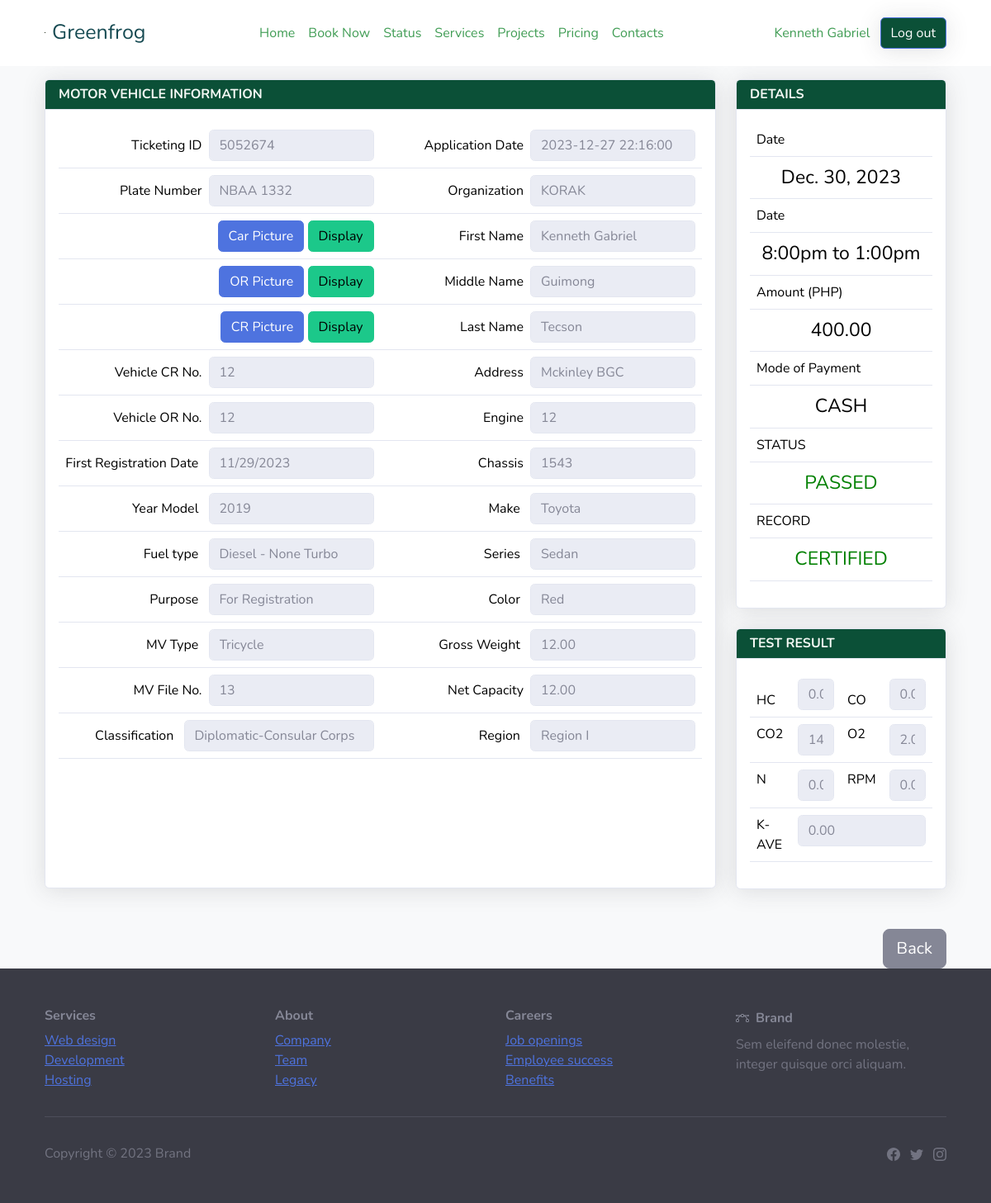
The app's page /view-booking-doned.php?id=2 (signed in), older data.
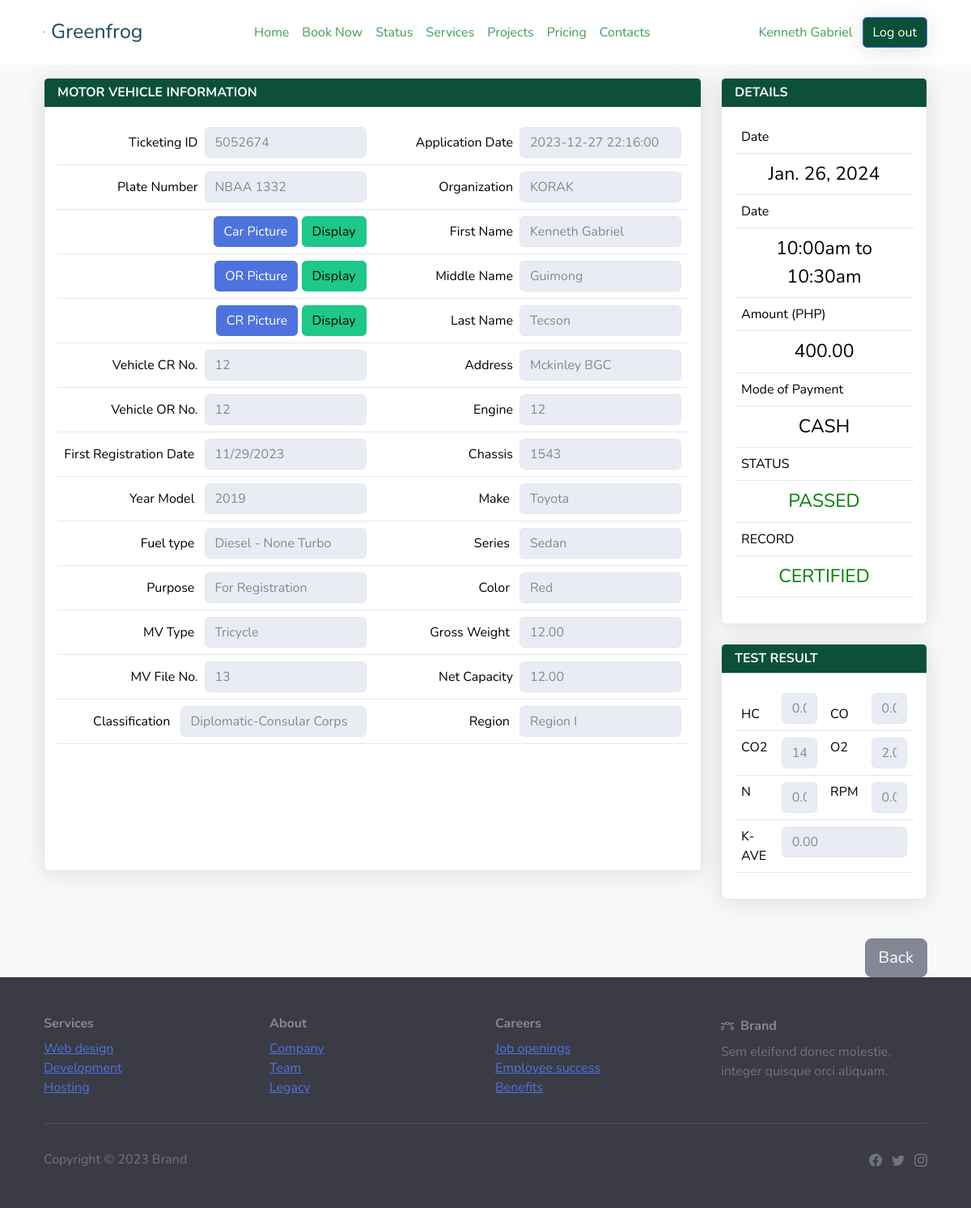
The same page, newer data.
### tables this page shows
CREATE TABLE `schedule_list` (
  `id` int(30) NOT NULL,
  `title` text NOT NULL,
  `description` text NOT NULL,
  `qty_of_person` int(23) NOT NULL,
  `reserve_count` int(23) NOT NULL DEFAULT 0,
  `price_3` decimal(10,2) NOT NULL DEFAULT 0.00,
  `price_2` decimal(10,2) NOT NULL,
  `price_1` decimal(10,2) NOT NULL DEFAULT 0.00,
  `start_datetime` datetime NOT NULL,
  `end_datetime` datetime DEFAULT NULL,
  `availability` varchar(10) NOT NULL DEFAULT 'available'
);

### view-booking-doned.php (the view, shortened to what the changed rows need)
<?php
include("connect/connection.php");
if (isset($_GET['id'])) {
    $bookingId = $_GET['id'];
    $bookingQuery = $connect->prepare("SELECT * FROM car_emission WHERE id = ?");
    $bookingQuery->bind_param("i", $bookingId);
    $bookingQuery->execute();
    $bookingResult = $bookingQuery->get_result();
    $bookingDetails = $bookingResult->fetch_assoc();
    $event_id = $bookingDetails['event_id'];
    $scheduleQuery = $connect->prepare("SELECT * FROM schedule_list WHERE id = ?");
    $scheduleQuery->bind_param("i", $event_id);
    $scheduleQuery->execute();
    $scheduleResult = $scheduleQuery->get_result();
    $scheduleDetails = $scheduleResult->fetch_assoc();
    $testResultQuery = $connect->prepare("SELECT * FROM test_result WHERE booking_id = ?");
    $testResultQuery->bind_param("i", $bookingId);
    $testResultQuery->execute();
    $testResultResult = $testResultQuery->get_result();
    $testResultDetails = $testResultResult->fetch_assoc();
} else {
    header('Location: schedule-status.php');
    exit();
}
?>
<!DOCTYPE html>
<html data-bs-theme="light" lang="en">
<head>
    <link rel="stylesheet" href="admin/assets/bootstrap/css/bootstrap.min.css">
</head>
<body style=" background-color: #f8f9fa;">
    <div class="container mt-3">
                    <form    method="POST"  name="bookingForm">
                    <div class="row">
                        <div class="col-lg-3">
                        <div class="">
                       <div class="card shadow mb-4">
    <div class="card-body">
        <div class="table-responsive">
            <table class="table">
                <tbody>
                <tr>
                        <th><span style="font-weight: normal !important;">Date</span></th>
                    </tr>
                    <tr>
                       <td class="text-center" style="font-size: 23px;"><?php echo date('M. j, Y', strtotime( $scheduleDetails['start_datetime'])); ?></td>
                    </tr>
                <tr>
                        <th><span style="font-weight: normal !important;">Date</span></th>
                    </tr>
                    <tr>
                       <td class="text-center" style="font-size: 23px;"><?php echo date('g:ia', strtotime( $scheduleDetails['start_datetime'])) . ' to ' . date('g:ia', strtotime( $scheduleDetails['end_datetime'])); ?></td>
                    </tr>
                <tr>
                        <th><span style="font-weight: normal !important;">Amount (PHP)</span></th>
                    </tr>
                    <tr>
    <th><span style="font-weight: normal !important;">Mode of Payment</span></th>
</tr>
                    <tr>
    <th><span style="font-weight: normal !important;">STATUS</span></th>
</tr>
<tr>
    <th><span style="font-weight: normal !important;">RECORD</span></th>
</tr>
                </tbody>
            </table>
        </div>
    </div>
</div>
<div class="card shadow mb-4">
    <div class="card-body">
    <div class="table-responsive">
        <table class="table">
            <thead>
                <tr>
                    <th><span style="font-weight: normal !important;" >HC</span></th>
                    <th><input id="hcInput" type="text" class="form-control" style="width: 100%;" value="<?php echo $testResultDetails['HC']; ?>" readonly disabled></th>
                    <th><span style="font-weight: normal !important;">CO</span></th>
                    <th> <input id="coInput" type="text" class="form-control" style="width: 100%;" value="<?php echo $testResultDetails['CO']; ?>"  readonly disabled></th>
                </tr>
            </thead>
        </table>
    </div>
</div>
</div>
</div>
                      </div>
                </div>
            </div>
</body>
</html>

Row changes from the older to the newer data that the page shows:
removed schedule_list: start_datetime "Dec. 30, 2023", start_datetime "8:00pm", end_datetime "1:00pm"
added schedule_list: start_datetime "Jan. 26, 2024", start_datetime "10:00am", end_datetime "10:30am"
